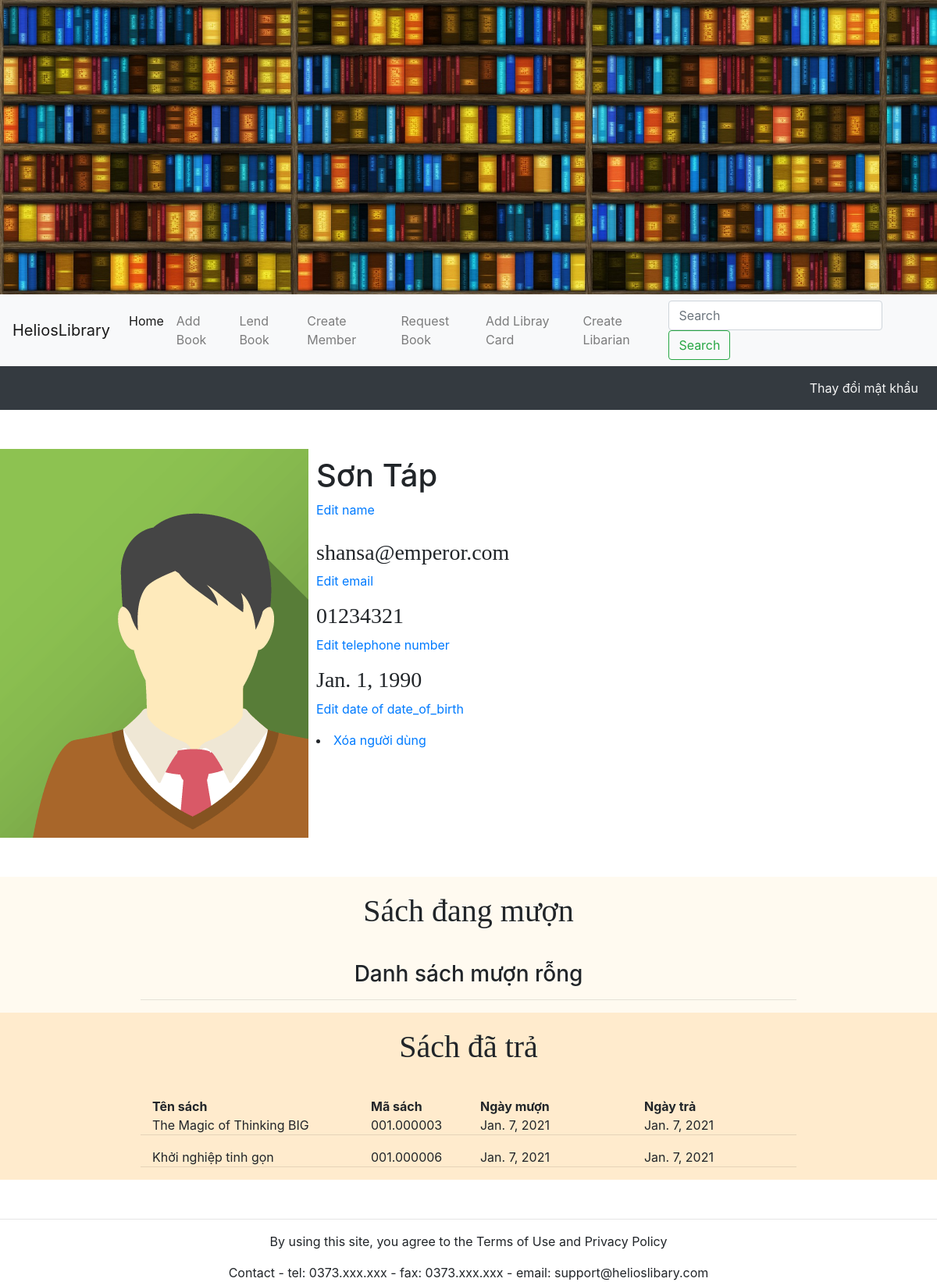
/member/4/ (signed in), run on the app's committed database.
### libmagapp/models.py (models this page shows, shortened)
class Member (models.Model):
    name = models.CharField("Họ và Tên", max_length=255)
    date_of_birth = models.DateField("Ngày sinh")
    tel_number = models.CharField("Số điện thoại", max_length=255, unique=True)
    resgister_date = models.DateField("Ngày đăng ký", auto_now_add=True)
    email = models.CharField("Email", default=None, blank=False, max_length=255, unique=True)
    avatar = models.ImageField("Ảnh đại diện", upload_to='user_avatar', null=True, blank=True, default='user_avatar/default_avatar.png')

class Book (models.Model):
    class Subject(models.IntegerChoices):
        GENERALITIES          = 0, _("Generalities")
        PHILOSOPHY_PSYCHOLOGY = 1, _("Philosophy & psychology")
        RELIGION              = 2, _("Religion")
        SOCIALSCIENCE         = 3, _("Social sciences")
        LANGUAGES             = 4, _("Languages")
        NATURESCIENCE_MATHEMATICS = 5, _("Natural sciences & mathematics")
        TECHNOLOGY            = 6, _("Technology")
        THEARTS               = 7, _("The arts")
        LITERATURE_RHETORIC   = 8, _("Literature & rhetoric")
        GEOGRAPHY_HISTORY     = 9, _(" Geography & history")
    title = models.CharField("Tiêu đề", max_length=255)
    author = models.CharField("Tác giả",max_length=255)
    subject = models.IntegerField("Chu de", choices = Subject.choices, default=None)
    publisher = models.CharField("Nhà xuất bản",max_length=255)
    pubdate = models.IntegerField("Năm xuất bản")
    size = models.CharField("Kích thước", max_length=7)
    pages = models.IntegerField("Số trang")
    entry_date = models.DateField("Ngày nhập", auto_now_add=True)
    book_cover = models.ImageField("Bìa sách", upload_to='book_cover', null=True, blank=True, default="book_cover/default_book_cover.jpg")
    status = models.BooleanField("Sẵn có", default=True)

class BookLending (models.Model):
    member = models.ForeignKey(Member, on_delete=models.RESTRICT, verbose_name="Mã thành viên mượn")
    book = models.ForeignKey(Book, on_delete=models.RESTRICT, verbose_name="Mã sách được mượn",)
    creation_date = models.DateField("Ngày mượn",auto_now_add=True)
    return_date = models.DateField("Ngày trả", null=True)
    class Meta:
        ordering = ['-creation_date']

### libmagapp/views.py (the view)
# urls.py: path('member/<int:mem_id>/', views.mem_infor),
@login_required
def mem_infor(request, mem_id):
    if not request.user.is_staff:
        user_id = Member.objects.get(email=request.user.username)
        if mem_id != user_id.pk:
            return redirect(reverse('login'))
    member = Member.objects.get(pk=mem_id)
    loan_times = BookLending.objects.filter(member__id=member.id)
    num_loaned_times = loan_times.count()
    num_not_return = loan_times.filter(return_date=None).count()
    returned_book = {}
    not_return_book = {}
    for time in loan_times:
        if time.return_date is None:
            not_return_book[Book.objects.get(pk=time.book.id)]=time
        else:
            returned_book[Book.objects.get(pk=time.book.id)]=time
    return render(request, 'member_infor.html',{'member': member,
                                                'num_loaned_times':num_loaned_times,
                                                'num_not_return':num_not_return,
                                                'returned_books':returned_book,
                                                'not_return_books':not_return_book})

### libmagapp/templates/member_infor.html (shortened to what this page needs)
<!DOCTYPE html>
<html lang="en">
<head>
    <link rel="stylesheet" href="https://maxcdn.bootstrapcdn.com/bootstrap/4.0.0/css/bootstrap.min.css"
>
</head>
<body>
    <div class="header">
        {% load static %}
        <img src="{% static 'bookshelf.jpg' %}" alt="banner" style="width:100vw">
    </div>
    <div class="row sticky-top">
        <div class="col-12">
            <nav class="navbar navbar-expand-lg navbar-light bg-light">
                <span class="navbar-brand" href="#">HeliosLibrary</span>
                <div class="collapse navbar-collapse" id="navbarSupportedContent">
                    <ul class="navbar-nav mr-auto">
                        <li class="nav-item active">
                            <a class="nav-link" href="">Home</span></a>
                        </li>
                        <li class="nav-item-active">
                            <a class="nav-link" href="/libmagapp/add_book" target="_blank" rel="noopener noreferrer">Add Book</a>
                        </li>
                        <li class="nav-item">
                            <a class="nav-link" href="/libmagapp/add_lending" target="_blank" rel="noopener noreferrer">Lend
                                Book</a>
                        </li>
                        <li class="nav-item">
                            <a class="nav-link" href="/libmagapp/add_member" target="_blank" rel="noopener noreferrer">Create
                                Member</a>
                        </li>
                        <li class="nav-item">
                            <a class="nav-link" href="/libmagapp/add_request" target="_blank" rel="noopener noreferrer">Request
                                Book</a>
                        </li>
                        <li class="nav-item">
                            <a class="nav-link" href="/libmagapp/add_card" target="_blank" rel="noopener noreferrer">Add Libray
                                Card</a>
                        </li>
                        <li class="nav-item">
                            <a class="nav-link" href="/libmagapp/add_librarian" target="_blank" rel="noopener noreferrer">Create
                                Libarian</a>
                        </li>
                    </ul>
                    <form class="form-inline my-2 my-lg-0">
                        <input class="form-control mr-sm-2" type="search" placeholder="Search" aria-label="Search">
                        <button class="btn btn-outline-success my-2 my-sm-0" type="submit">Search</button>
                    </form>
                </div>
            </nav>
        </div>
    </div>
    <div class="row">
        <div class="col-12">
            <nav class="navbar navbar-expand-lg navbar-light bg-dark">
                <ul class="navbar-nav ml-auto">
                    <li class="nav-item active">
                        <a class="nav-link" href="/accounts/password_change/" style="font: bold; color: whitesmoke; ">Thay đổi mật khẩu</a>
                    </li>
                </ul>
            </nav>
    <div class="row" id="profile" style="margin-top: 50px;">
        <div class="col-lg-4" id="member_avatar" style="overflow: hidden;">
            <img src="{{member.avatar.url}}" alt="avatar image" style="display: block; margin:auto">
        </div>
        <div class="col-lg-8" id="personal_infor" >
            <div class='row'>
                <div class="col-sm-12" style="padding: 0; margin: 10px;">
                    <h1>{{ member.name }}</h1>
                    <p><a href="#">Edit name</a></p>
                </div>
            </div>
            <div class='row'>
                <div class="col-sm-6" style="padding: 0; margin-left:10px">
                    <h3 style="font-family: 'Times New Roman', Times, serif;">{{ member.email }}</h3>
                    <p><a href="#">Edit email</a></p>
                    <h3 style="font-family: 'Times New Roman', Times, serif;">{{ member.tel_number }}</h3>
                    <p><a href="#">Edit telephone number</a></p>
                    <h3 style="font-family: 'Times New Roman', Times, serif;">{{ member.date_of_birth }}</h3>
                    <p><a href="#">Edit date of date_of_birth</a></p>
                    {% if request.user.is_staff %}
                    <li><a href="/delete_member/{{member.id}}">Xóa người dùng</a></li>
                    {% endif %}
                </div>
            </div>
        </div>
    </div>
    <div class ='row' style="background-color: floralwhite; margin-top: 50px; padding: 0;">
        <div class="col-12" style="padding: 0;">
            <div class="row" style="padding: 0;">
                <h1 style="display:block; margin:20px auto 20px; font-family: Georgia, 'Times New Roman', Times, serif; clear: both;">Sách đang mượn</h1>
            </div>
            {% for book, date in not_return_books.items %}
            <div clas='row' style="display: block; margin: auto; padding: 0; width: 70vw;">
                <div class="col-4" style="float: left;">{{ book.title }}</div>
                <div class="col-2" style="float: left;">{{book.subject|stringformat:"03d"}}.{{ book.id|stringformat:"06d" }}</div>
                <div class="col-3" style="float: left;">{{ date.creation_date}}</div>
                <div class="col-3" style="float: left;"> {{date.due_date}}</div>
                <hr style="clear: both; display: block;">
            </div>
            {% empty %}
            <div clas='row' style="display: block; margin: 20px auto 10px; padding: 0; width: 70vw; text-align: center;">
                <h3>Danh sách mượn rỗng</h3><hr>
            </div>
            {% endfor %}
        </div>
    </div>
    <div class ='row' style="background-color: blanchedalmond;margin:auto; padding: 0;">
        <div class="col-12" style="padding: 0;">
            <div class="row" style="padding: 0;">
                <h1 style="display:block; margin:20px auto; font-family: Georgia, 'Times New Roman', Times, serif; clear: both;">Sách đã trả</h1>
            </div><div clas='row' style=" margin: 20px auto;width: 70vw; padding: 0;font-weight: bold;">
                <div class="col-4" style="float:left">Tên sách</div>
                <div class="col-2" style="float:left">Mã sách</div>
                <div class="col-3" style="float:left">Ngày mượn</div>
                <div class="col-3" style="float:left">Ngày trả</div>
            </div>
            {% for book, date in returned_books.items %}
            <div clas='row' style="display: block; margin: auto; padding: 0; width: 70vw;">
                <div class="col-4" style="float: left;">{{ book.title }}</div>
                <div class="col-2" style="float: left;">{{book.subject|stringformat:"03d"}}.{{ book.id|stringformat:"06d" }}</div>
                <div class="col-3" style="float: left;">{{ date.creation_date}}</div>
                <div class="col-3" style="float: left;"> {{date.return_date}}</div>
                <hr style="clear: both; display: block;">
            </div>
            {% endfor %}
        </div>
    </div>
    <div class="footer" style="text-align: center; margin-top: 50px; clear: both; height: 50px;">
        <hr>
        <p>By using this site, you agree to the Terms of Use and Privacy Policy</p>
        <p>Contact - tel: 0373.xxx.xxx - fax: 0373.xxx.xxx - email: support@helioslibary.com</p>
    </div>
</body>
</html>

### data on the page
Member: avatar (placeholder picture), name "Sơn Táp", email "shansa@emperor.com", tel_number "01234321", date_of_birth "Jan. 1, 1990"
Book: title "The Magic of Thinking BIG", subject "001", id "000003", creation_date "Jan. 7, 2021", return_date "Jan. 7, 2021"
Book: title "Khởi nghiệp tinh gọn", subject "001", id "000006", creation_date "Jan. 7, 2021", return_date "Jan. 7, 2021"
